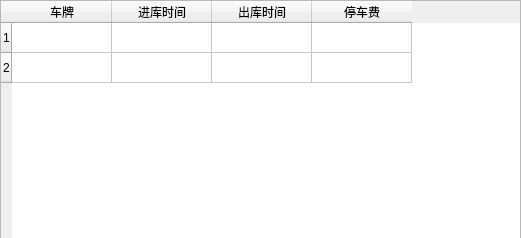
<?xml version="1.0" encoding="UTF-8"?>
<ui version="4.0">
 <class>reportForm</class>
 <widget class="QWidget" name="reportForm">
  <property name="geometry">
   <rect>
    <x>0</x>
    <y>0</y>
    <width>521</width>
    <height>238</height>
   </rect>
  </property>
  <property name="windowTitle">
   <string>Form</string>
  </property>
  <widget class="QTableWidget" name="tableWidget">
   <property name="geometry">
    <rect>
     <x>0</x>
     <y>0</y>
     <width>521</width>
     <height>241</height>
    </rect>
   </property>
   <property name="font">
    <font>
     <kerning>true</kerning>
    </font>
   </property>
   <row>
    <property name="text">
     <string>1</string>
    </property>
   </row>
   <row>
    <property name="text">
     <string>2</string>
    </property>
   </row>
   <column>
    <property name="text">
     <string>车牌</string>
    </property>
   </column>
   <column>
    <property name="text">
     <string>进库时间</string>
    </property>
   </column>
   <column>
    <property name="text">
     <string>出库时间</string>
    </property>
   </column>
   <column>
    <property name="text">
     <string>停车费</string>
    </property>
   </column>
  </widget>
 </widget>
 <resources/>
 <connections/>
</ui>
